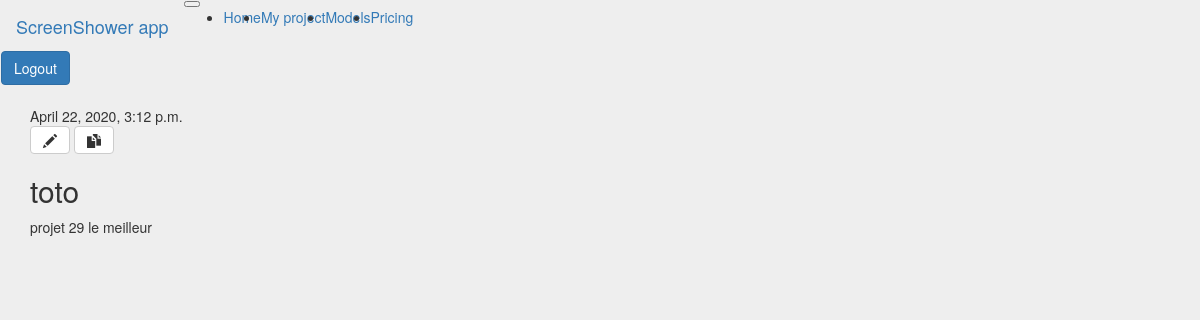
Screenshot of /app/project/1/ (signed in) with the database file from the repository.
### screenshower/models/project.py (models this page shows, shortened)
class Project(models.Model):
    author = models.ForeignKey(settings.AUTH_USER_MODEL, on_delete=models.CASCADE)
    title = models.CharField(max_length=200)
    text = models.TextField()
    created_date = models.DateTimeField(default=timezone.now)
    published_date = models.DateTimeField(blank=True, null=True)
    closed_screenshower = models.FloatField(default=0)
    models = models.IntegerField(default=0)

### screenshower/views/project.py (the view)
# urls.py: path('app/project/<int:pk>/', views.project_detail, name='project_detail'),
@login_required
def project_detail(request, pk):
    project = get_object_or_404(Project, pk=pk)
    if project.author == request.user:
        return render(request, 'screenshower/app/project_detail.html', {'project': project})
    else:
        project = get_object_or_404(Project, pk=-9999)
        return render(request, 'screenshower/app/project_detail.html', {'project': project})

### screenshower/templates/screenshower/app/project_detail.html
{% extends 'screenshower/base.html' %}
{% load crispy_forms_tags %}
{% block content %}
    <div class="post">
        {% if project.published_date %}
            <div class="date">
                {{ project.published_date }}
            </div>
        {% endif %}
        {% if user.is_authenticated %}
            <a class="btn btn-default" href="{% url 'project_edit' pk=project.pk %}"><span class="glyphicon glyphicon-pencil"></span></a>
            <a class="btn btn-default" href="{% url 'project_edit' pk=project.pk %}"><span class="glyphicon glyphicon-duplicate"></span></a>
        {% endif %}
        <h2>{{ project.title }}</h2>
        <p>{{ project.text|linebreaksbr }}</p>
    </div>
{% endblock %}

### screenshower/static/css/screenshower.css (style rules this page uses)
html { background-color: #eee; }
body { background-color: #eee; }

### rows the page displays
Project: published_date "April 22, 2020, 3:12 p.m.", title "toto", text "projet 29 le meilleur"
